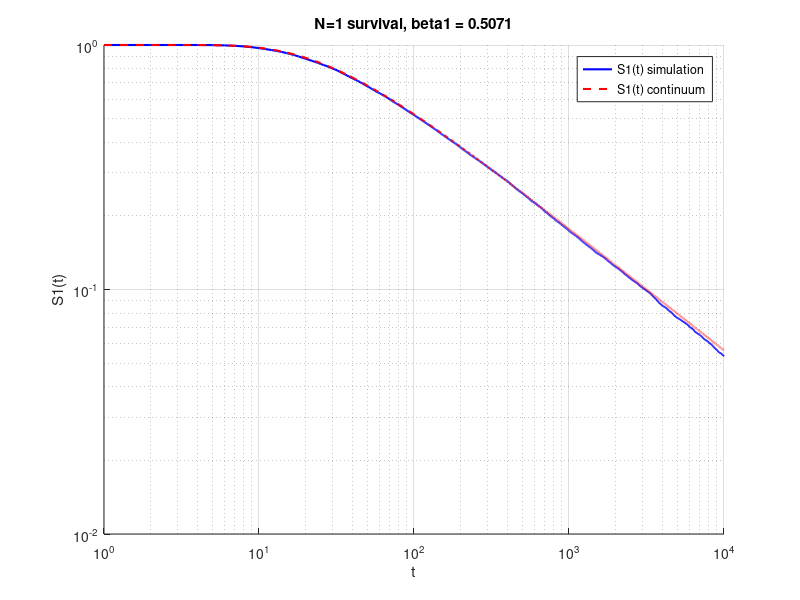

Write the MATLAB code that produced this figure.
clear;
clc;
rng(1);

d0 = 10;
R = 2e4;
T = 1e4;

t = (1:T)';

x1 = zeros(R,1);
y1 = d0 * ones(R,1);
alive1 = true(R,1);

S1 = zeros(T,1);

for n = 1:T
    lamb_step = 2*(rand(R,1) < 0.5) - 1;
    lion_step = 2*(rand(R,1) < 0.5) - 1;

    x1(alive1) = x1(alive1) + lamb_step(alive1);
    y1(alive1) = y1(alive1) + lion_step(alive1);

    captured = alive1 & (x1 == y1);
    alive1(captured) = false;

    S1(n) = mean(alive1);
end

S1_cont = erf(d0 ./ (2*sqrt(t)));

fit_idx = (t >= 1e2 & t <= 1e4);
p1 = polyfit(log(t(fit_idx)), log(S1(fit_idx)), 1);
beta1 = -p1(1);

fprintf('Estimated beta1 = %.4f over [10^2, 10^4]\n', beta1);

figure; hold on;
loglog(t, S1, 'b', 'LineWidth', 1.5);
loglog(t, S1_cont, 'r--', 'LineWidth', 1.5);
legend('S1(t) simulation', 'S1(t) continuum');
xlabel('t'); ylabel('S1(t)');
title(sprintf('N=1 survival, beta1 = %.4f', beta1));
grid on;
